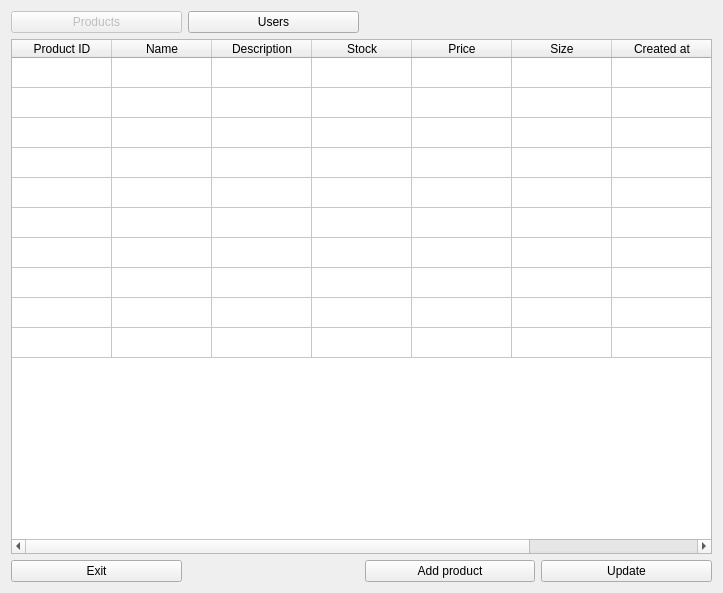
<?xml version="1.0" encoding="UTF-8"?>
<ui version="4.0">
 <class>product_view</class>
 <widget class="QWidget" name="product_view">
  <property name="geometry">
   <rect>
    <x>0</x>
    <y>0</y>
    <width>723</width>
    <height>593</height>
   </rect>
  </property>
  <property name="minimumSize">
   <size>
    <width>0</width>
    <height>0</height>
   </size>
  </property>
  <property name="windowTitle">
   <string>Form</string>
  </property>
  <layout class="QGridLayout" name="gridLayout">
   <item row="0" column="1">
    <widget class="QPushButton" name="users_button">
     <property name="text">
      <string>Users</string>
     </property>
    </widget>
   </item>
   <item row="5" column="3">
    <widget class="QPushButton" name="update_button">
     <property name="text">
      <string>Update</string>
     </property>
    </widget>
   </item>
   <item row="1" column="0" colspan="4">
    <widget class="QTableWidget" name="table_widget">
     <property name="baseSize">
      <size>
       <width>0</width>
       <height>0</height>
      </size>
     </property>
     <property name="rowCount">
      <number>10</number>
     </property>
     <property name="columnCount">
      <number>8</number>
     </property>
     <attribute name="horizontalHeaderVisible">
      <bool>true</bool>
     </attribute>
     <attribute name="horizontalHeaderCascadingSectionResizes">
      <bool>false</bool>
     </attribute>
     <attribute name="verticalHeaderVisible">
      <bool>false</bool>
     </attribute>
     <attribute name="verticalHeaderHighlightSections">
      <bool>true</bool>
     </attribute>
     <row/>
     <row/>
     <row/>
     <row/>
     <row/>
     <row/>
     <row/>
     <row/>
     <row/>
     <row/>
     <column>
      <property name="text">
       <string>Product ID</string>
      </property>
     </column>
     <column>
      <property name="text">
       <string>Name</string>
      </property>
     </column>
     <column>
      <property name="text">
       <string>Description</string>
      </property>
     </column>
     <column>
      <property name="text">
       <string>Stock</string>
      </property>
     </column>
     <column>
      <property name="text">
       <string>Price</string>
      </property>
     </column>
     <column>
      <property name="text">
       <string>Size</string>
      </property>
     </column>
     <column>
      <property name="text">
       <string>Created at</string>
      </property>
     </column>
     <column>
      <property name="text">
       <string>Updated at</string>
      </property>
     </column>
    </widget>
   </item>
   <item row="0" column="0">
    <widget class="QPushButton" name="dummy_button">
     <property name="enabled">
      <bool>false</bool>
     </property>
     <property name="text">
      <string>Products</string>
     </property>
    </widget>
   </item>
   <item row="5" column="2">
    <widget class="QPushButton" name="add_button">
     <property name="text">
      <string>Add product</string>
     </property>
    </widget>
   </item>
   <item row="5" column="0">
    <widget class="QPushButton" name="exit_button">
     <property name="text">
      <string>Exit</string>
     </property>
    </widget>
   </item>
  </layout>
 </widget>
 <resources/>
 <connections/>
</ui>
